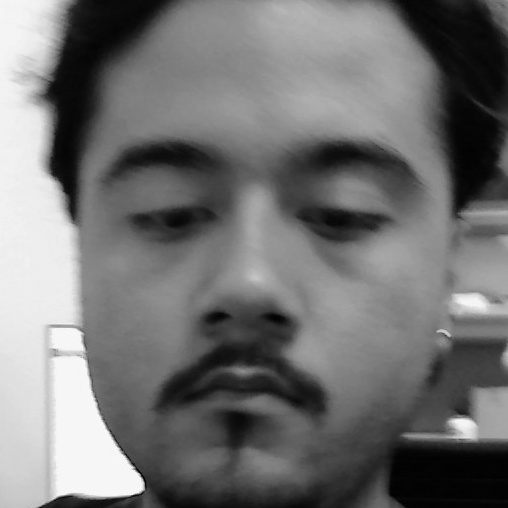
#> input picture faces/Raul/0.jpg, 508 x 508 px; its folder holds only this picture in this run
$ jupyter execute FaceRecognitionTrainer.ipynb
#> lines starting #> are read from the running program, lines starting #| are printed output that depends on the picture
# Facial Recognition TRAINER

[cell 1]
# %pip install opencv-python
# %pip install numpy
# %pip install Pillow
# %pip install opencv-contrib-python

[cell 2]
import os
import cv2
import numpy as np
import pickle
from PIL import Image

### Sets up directory path for accessing the BLANK folder

[cell 3]
base_dir = os.path.dirname(os.path.abspath("__file__"))
print(base_dir)
image_dir = os.path.join(base_dir, "faces/Raul")
print(image_dir)

[cell 4]
face_cascade = cv2.CascadeClassifier(cv2.data.haarcascades + 'haarcascade_frontalface_default.xml') # Face classifier
recognizer = cv2.face.LBPHFaceRecognizer_create() # Face recognizer
current_id = 0
label_ids = {} # dictionary containing all the people that have been identified
y_labels = [] # list of numbers related to the labels
x_train = [] # picture values

[cell 5]
for root, dirs, files in os.walk(image_dir):
    for file in files:
        if file.endswith("jpg") or file.endswith("png") or file.endswith("jpeg"):
            path = os.path.join(root, file)
            label = os.path.basename(path).replace(".jpg", "").replace(".png", "").replace(" ", "-").lower()
            print(label, path)

            if label not in label_ids:
                label_ids[label] = current_id
                current_id += 1
            id_now = label_ids[label]
            print(label_ids)

            pil_image = Image.open(path).convert("L") # open image and convert it to grayscale
#> pil_image is the input picture: PIL image 508x508 L; min 0, max 255, mean 114.6
            image_array = np.array(pil_image, "uint8")
            print(image_array)
#> (printed output is left out)

            # Detect faces in the image
            faces = face_cascade.detectMultiScale(
                image_array,
                scaleFactor = 1.21,
                minNeighbors = 4,
                minSize = (20, 20),
                flags = cv2.CASCADE_SCALE_IMAGE
            )
#> faces = [[38, 39, 425, 425]]

            # Draw a rectangle around the faces
            for (x, y, w, h) in faces:
                roi = image_array[y:y+h, x:x+w]
                x_train.append(roi) # this is our training data
                y_labels.append(id_now)
#> this loop made 1 pass
#> pass 1, `roi = image_array[y:y+h, x:x+w]`:
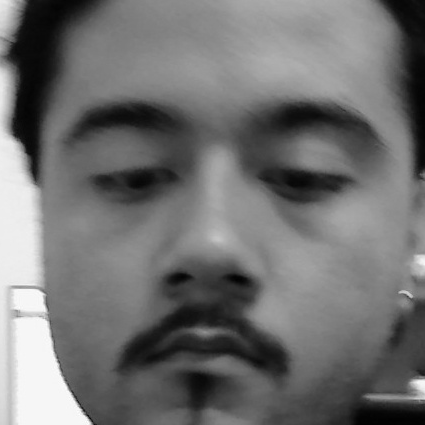
#> roi: shape (425, 425); min 1, max 255, mean 112.4
#> after the loop, x_train = 1 item; y_labels = [0]

# save all labels as a "labels.pickle" file (in the same directory)
with open("labels.pickle", "wb") as file: # "wb" stands for "writing bytes"
    pickle.dump(label_ids, file)

recognizer.train(x_train, np.array(y_labels))
recognizer.save("trainer.yml")
print("DONE!")


$ run again, on faces/Raul/14.jpg
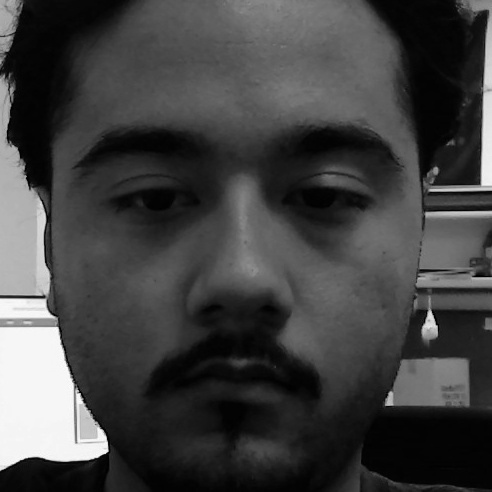
#> input picture faces/Raul/14.jpg, 492 x 492 px
#> pil_image is the input picture: PIL image 492x492 L; min 0, max 255, mean 65.9
#> (printed output is left out)
#> faces = [[27, 41, 414, 414]]
#> the loop `for (x, y, w, h) in faces:` made 1 pass
#> pass 1, `roi = image_array[y:y+h, x:x+w]`:
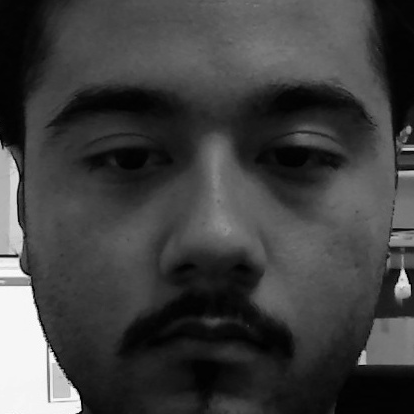
#> roi: shape (414, 414); min 0, max 255, mean 64.5
#> after the loop `for (x, y, w, h) in faces:`: x_train = 1 item; y_labels = [0]
